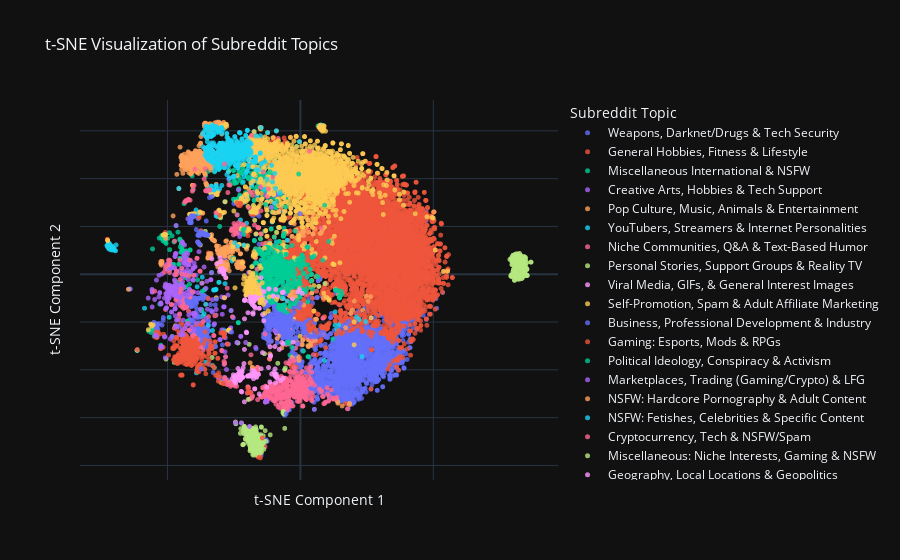

The notebook cell saved with this chart:
### Markdown cell above
After looking at the example subreddit's names we can give meaningful labl to each cluster in order to have a better understanding on the plot

### Code cell
label_map = {
    # --- HIGH CLARITY: Distinct Topics ---
    '8': 'Geography, Local Locations & Geopolitics',
    '15': 'Viral Media, GIFs, & General Interest Images',
    '33': 'NSFW: Fetishes, Celebrities & Specific Content',
    '42': 'Business, Professional Development & Industry',
    '84': 'Gaming: Esports, Mods & RPGs',
    '89': 'Marketplaces, Trading (Gaming/Crypto) & LFG',
    '93': 'YouTubers, Streamers & Internet Personalities',
    '101': 'Political Ideology, Conspiracy & Activism',
    '107': 'NSFW: Hardcore Pornography & Adult Content',
    '108': 'Fantasy Art, Concept Art & My Little Pony Fandom',
    '149': 'Political News, Parties & Social Theory',
    '23': 'Self-Promotion, Spam & Adult Affiliate Marketing',

    # --- MEDIUM CLARITY: Broader Themes & Mixed Groups ---
    '0': 'Miscellaneous: Niche Interests, Gaming & NSFW',
    '1': 'Weapons, Darknet/Drugs & Tech Security',
    '18': 'Personal Stories, Support Groups & Reality TV',
    '21': 'Cryptocurrency, Tech & NSFW/Spam',
    '25': 'Niche Communities, Q&A & Text-Based Humor',
    '46': 'General Hobbies, Fitness & Lifestyle',
    '81': 'Creative Arts, Hobbies & Tech Support',
    '102': 'Pop Culture, Music, Animals & Entertainment',
    '142': 'Miscellaneous International & NSFW'
}

# --- Now, we plot using the assigned labels ---

pl.plot_labeled_cluster_map(tsne_df, label_map)

### Figure 1 — Plotly figure (JSON) as saved in the notebook; plotly's stock layout.template omitted (floating-point values rounded to 4 significant figures; data arrays with more than 128 entries replaced by an {"elided": "..."} marker saying what was removed)
{"data": [{"hovertemplate": "<b>%{hovertext}</b><br><br>Topic=Weapons, Darknet/Drugs & Tech Security<br>tsne_x=%{x}<br>tsne_y=%{y}<extra></extra>", "hovertext": {"elided": "2123 str values"}, "legendgroup": "Weapons, Darknet/Drugs & Tech Security", "marker": {"color": "#636efa", "opacity": 0.8, "size": 5, "symbol": "circle"}, "mode": "markers", "name": "Weapons, Darknet/Drugs & Tech Security", "showlegend": true, "type": "scattergl", "x": {"elided": "2123 float values"}, "xaxis": "x", "y": {"elided": "2123 float values"}, "yaxis": "y"}, {"hovertemplate": "<b>%{hovertext}</b><br><br>Topic=General Hobbies, Fitness & Lifestyle<br>tsne_x=%{x}<br>tsne_y=%{y}<extra></extra>", "hovertext": {"elided": "4837 str values"}, "legendgroup": "General Hobbies, Fitness & Lifestyle", "marker": {"color": "#EF553B", "opacity": 0.8, "size": 5, "symbol": "circle"}, "mode": "markers", "name": "General Hobbies, Fitness & Lifestyle", "showlegend": true, "type": "scattergl", "x": {"elided": "4837 float values"}, "xaxis": "x", "y": {"elided": "4837 float values"}, "yaxis": "y"}, {"hovertemplate": "<b>%{hovertext}</b><br><br>Topic=Miscellaneous International & NSFW<br>tsne_x=%{x}<br>tsne_y=%{y}<extra></extra>", "hovertext": {"elided": "284 str values"}, "legendgroup": "Miscellaneous International & NSFW", "marker": {"color": "#00cc96", "opacity": 0.8, "size": 5, "symbol": "circle"}, "mode": "markers", "name": "Miscellaneous International & NSFW", "showlegend": true, "type": "scattergl", "x": {"elided": "284 float values"}, "xaxis": "x", "y": {"elided": "284 float values"}, "yaxis": "y"}, {"hovertemplate": "<b>%{hovertext}</b><br><br>Topic=Creative Arts, Hobbies & Tech Support<br>tsne_x=%{x}<br>tsne_y=%{y}<extra></extra>", "hovertext": ["amrsucks", "ironkal", "mercadoviagens", "devz_skillz", "starbell", "youtuberscsgo", "gunsforsale", "canadaweedstocks", "buildapcsalesuk", "worldwhisky", "polishgauntlet", "seanhaynes", "rstoenail", "thegreatsub", "gonewild_secrets", "contests", "buzzviral", "adultland2013", "pornamigo", "pornofrance", "ircuckold", "tutorials", "saviik", "winbeta", "bspn", "ppopular", "subscriptionboxes", "perl", "winthings", "inukraine", "soapboxbanhammer", "happy_wars", "uscontenders", "evenmorensfwhotpics", "hearthstonecalendar", "sarv", "diaperpin", "prepareforchange", "hipstergold", "vonhaesslerdoctrine", "kidsvideos", "redeveloped", "jhartifttt", "olsonator40", "youtube_recommended", "beautifulcelebrities", "denisyakovlev", "scotch", "eliteantal", "youtube1", "hugofdeathrecovery", "beautifulcars", "memesirl", "navidad", "3dprintingforum", "lacslives", "weakendgunnit", "knife_swap", "goodnewsentertainment", "theattackpile", "mombloggers", "grizzlywan", "gophersvideos", "formylover", "amateurspread", "uofcmm", "lyrics", "fulltvshowsonanything", "newtuberscollab", "whiprs", "crossview", "fracturedrs", "stocknewsusa", "aaasex", "nightc0re", "youtube_video_posts", "beerreviews", "platy", "romanialibera", "tveh", "nofapchristians", "infowars", "100movies365days", "dmnews", "freemanrs", "eltp", "cttandcotwitter", "lolwut_oo", "nowyoureallyseeme", "spacegamejunkie", "sitecore", "gonzo_hotporn_hq", "ntsb_database", "svart", "japanese_porn_new", "fetishworldtaverntwo", "jraw_testing2", "rsdevilmaycry", "classicmetal", "netrunners", "videojuegos", "mobiglas", "mubb", "progamingstar", "coolcarsforsale", "psychologyofsex", "sweepstake", "mattepainting", "videostop", "runeswap", "fitnesscirclejerk", "actiondesign", "amateurblondeparlor", "betalist", "aviationpics", "ethicalevidence", "stotest2", "tvkeg", "3rb", "vidmeos", "youtubeviews", "onlinesex", "brunetteamateurloves", "rfactor2", "gropio", "ioscheaters", "myweather", "danzilona"], "legendgroup": "Creative Arts, Hobbies & Tech Support", "marker": {"color": "#ab63fa", "opacity": 0.8, "size": 5, "symbol": "circle"}, "mode": "markers", "name": "Creative Arts, Hobbies & Tech Support", "showlegend": true, "type": "scattergl", "x": [-19.47, -47.25, -47.26, -12.96, -42.26, -52.61, -17.23, -42.04, -31.68, -26.37, -28.7, -49.13, -31.73, -43.02, -8.03, -28.66, -40.4, -47.39, -42.83, -40.02, -50.54, -41.32, -44.58, -42.91, -47.46, -40.02, -28.71, -43.77, -28.74, -5.772, -47.41, -34.99, -27.59, -42.2, -52.44, -40.36, -39.76, -44.51, -8.004, -42.51, -20.4, -49.26, -53.19, -48.07, -26.43, -46.97, -40.44, -26.2, -46.67, -26.43, -14.54, -46.93, -39.65, -30.29, -6.148, -47.27, -42.74, -27.81, -43.65, -43.35, -9.272, -42.82, -33.49, -26.97, -47.84, -33.09, -11.08, -35.55, -26.53, -43.54, -44.31, -47.05, -44.28, -42.49, -42.37, -26.47, -8.803, -8.725, -6.997, -29.6, -55.78, -57.26, -28.47, -10.19, -43.69, -27.49, -49.69, -31.65, -46.77, -49.18, -43.61, -41.74, -47.35, -38.69, -45.5, -29.58, -41.32, -46.91, -26.12, -23.29, -30.23, -33.14, -10.95, -43.82, -7.726, -44.42, -28.68, -14.28, -54.16, -44.12, -41.9, -42.26, -47.18, -36.25, -27.24, -42.32, -29.4, -48.57, -46.78, -26.47, -26.38, -43.24, -47.18, -28.27, -38.55, -43.11, -30.93, -32.19], "xaxis": "x", "y": [0.8371, -3.056, -6.118, 33.22, 4.051, -30.88, -47.92, 3.935, -14.72, -22.64, -37.71, 4.806, -17.09, 3.766, 26.3, -9.833, 2.474, -0.1965, 4.994, -0.4083, 4.042, 5.733, -1.323, 8.919, -6.825, 4.7, -9.739, 5.755, -9.854, 26.51, 2.712, -14.65, -29.16, -2.256, -12.44, 2.685, 3.127, 13.57, -23.22, 1.845, -24.18, 1.761, -0.4475, -5.096, -23.83, 8.57, 2.2, -22.41, -26.37, -23.85, 37.04, 8.684, 3.162, -27.38, 34.4, 2.677, 6.626, -39.88, 4.844, 4.838, -22.6, 0.4744, 0.5961, 39.83, -6.616, -10.65, 35.34, -5.882, -24.04, 0.2167, 13.1, -4.727, 1.462, 8.451, 0.2861, -23.89, -26.84, 33.35, -13.09, -23.34, -13.68, -9.985, 6.568, 33.1, 7.017, -29.22, -4.681, -10.38, 20.38, 3.618, 12.23, -6.388, -2.332, 13.53, 1.346, -9.49, 1.047, -3.916, -15.2, 35.27, -27.34, -15.82, 27.98, 7.795, -25.61, 0.1922, -9.828, 36.37, -2.455, 4.583, 3.955, 5.655, 7.434, 3.031, -8.719, 23.18, -16.75, -5.321, 8.573, -24.0, -23.93, 0.6843, 7.448, -26.6, -7.704, 5.334, -43.34, -17.39], "yaxis": "y"}, {"hovertemplate": "<b>%{hovertext}</b><br><br>Topic=Pop Culture, Music, Animals & Entertainment<br>tsne_x=%{x}<br>tsne_y=%{y}<extra></extra>", "hovertext": {"elided": "388 str values"}, "legendgroup": "Pop Culture, Music, Animals & Entertainment", "marker": {"color": "#FFA15A", "opacity": 0.8, "size": 5, "symbol": "circle"}, "mode": "markers", "name": "Pop Culture, Music, Animals & Entertainment", "showlegend": true, "type": "scattergl", "x": {"elided": "388 float values"}, "xaxis": "x", "y": {"elided": "388 float values"}, "yaxis": "y"}, {"hovertemplate": "<b>%{hovertext}</b><br><br>Topic=YouTubers, Streamers & Internet Personalities<br>tsne_x=%{x}<br>tsne_y=%{y}<extra></extra>", "hovertext": {"elided": "175 str values"}, "legendgroup": "YouTubers, Streamers & Internet Personalities", "marker": {"color": "#19d3f3", "opacity": 0.8, "size": 5, "symbol": "circle"}, "mode": "markers", "name": "YouTubers, Streamers & Internet Personalities", "showlegend": true, "type": "scattergl", "x": {"elided": "175 float values"}, "xaxis": "x", "y": {"elided": "175 float values"}, "yaxis": "y"}, {"hovertemplate": "<b>%{hovertext}</b><br><br>Topic=Niche Communities, Q&A & Text-Based Humor<br>tsne_x=%{x}<br>tsne_y=%{y}<extra></extra>", "hovertext": {"elided": "516 str values"}, "legendgroup": "Niche Communities, Q&A & Text-Based Humor", "marker": {"color": "#FF6692", "opacity": 0.8, "size": 5, "symbol": "circle"}, "mode": "markers", "name": "Niche Communities, Q&A & Text-Based Humor", "showlegend": true, "type": "scattergl", "x": {"elided": "516 float values"}, "xaxis": "x", "y": {"elided": "516 float values"}, "yaxis": "y"}, {"hovertemplate": "<b>%{hovertext}</b><br><br>Topic=Personal Stories, Support Groups & Reality TV<br>tsne_x=%{x}<br>tsne_y=%{y}<extra></extra>", "hovertext": {"elided": "246 str values"}, "legendgroup": "Personal Stories, Support Groups & Reality TV", "marker": {"color": "#B6E880", "opacity": 0.8, "size": 5, "symbol": "circle"}, "mode": "markers", "name": "Personal Stories, Support Groups & Reality TV", "showlegend": true, "type": "scattergl", "x": {"elided": "246 float values"}, "xaxis": "x", "y": {"elided": "246 float values"}, "yaxis": "y"}, {"hovertemplate": "<b>%{hovertext}</b><br><br>Topic=Viral Media, GIFs, & General Interest Images<br>tsne_x=%{x}<br>tsne_y=%{y}<extra></extra>", "hovertext": ["brokengifs", "kitty", "therewasanattempt", "labrador", "dashcamgifs", "illusionporn", "babybigcatgifs", "birdswitharms", "whitepeoplegifs", "fifthworldpics", "idiotsfightingthings", "americandad", "tuckedinkitties", "bordercollie", "thingsforants", "yesyesyesyesno", "gonwild", "dambgifs", "funnysigns", "skylineporn", "ecards", "osha", "againstkarmawhores", "imagestabilization", "spiderbro", "rockhounds", "thalassophobia", "happycrowds", "climbingcirclejerk", "sketchcomedy", "instant_regret", "picturechallenge", "naturepics", "holdmycosmo", "savagegarden", "destructionporn", "foxes", "supershibe", "autumnporn", "skydiving", "lol", "wigglebutts", "unorthodog", "shiba", "catgifs", "treknobabble", "sfwporngifs", "doge", "dogswearinghats", "catbellies", "beachporn", "televisionquotes", "pranks", "hifw", "onetruegod", "cozyplaces", "ifiwonthelottery", "ghettoglamourshots", "wellthatsucks", "greyhounds", "thatpeelingfeeling", "indianpeoplefacebook", "behindthegifs", "eyes", "drunkencookery", "accidentalcomedy", "blackcats", "mrw", "cabinporn", "glocks", "beforenafteradoption", "hitmanimals", "natureisfuckinglit", "educationalgifs", "catslaps", "bizarrebuildings", "punny", "spiders", "cutouts", "ladybonersgonecuddly", "bakedart", "unexpectedthuglife", "steampunk", "breathless", "mommit", "whatsthisbird", "greatdanes", "trippy", "sportsarefun", "bettereveryloop"], "legendgroup": "Viral Media, GIFs, & General Interest Images", "marker": {"color": "#FF97FF", "opacity": 0.8, "size": 5, "symbol": "circle"}, "mode": "markers", "name": "Viral Media, GIFs, & General Interest Images", "showlegend": true, "type": "scattergl", "x": [-24.98, -30.41, -22.68, -19.74, -29.52, -23.76, -29.83, -24.25, -22.48, -24.76, -22.88, -25.67, -19.63, -18.94, -22.5, -29.33, -29.61, -29.93, -21.96, -28.78, -31.52, -21.85, -14.76, -23.92, -22.51, -15.74, -22.15, -11.2, -2.974, -20.28, -22.32, -16.01, -28.84, -29.25, -16.47, -28.13, -22.52, -24.24, -28.84, -12.63, -21.94, -19.33, -17.35, -19.08, -22.44, -33.34, -25.26, -24.26, -17.1, -19.72, -28.84, -30.26, -20.24, -21.91, -22.86, -23.47, -18.2, -17.4, -22.41, -18.22, -24.4, 6.706, -24.36, -8.992, -17.48, -24.8, -19.92, -21.82, -28.98, -17.19, -17.06, -30.2, -22.56, -23.02, -29.85, -28.59, -21.67, -22.86, -24.31, -18.7, -17.05, -24.67, -21.24, -28.81, -15.5, -17.64, -17.83, -21.5, -11.26, -22.32], "xaxis": "x", "y": [-42.72, 1.099, -42.35, -42.6, 1.583, -41.96, 1.716, -43.12, -42.05, -43.1, -41.43, -43.65, -42.45, -42.58, -43.53, 2.326, 2.372, 5.164, -40.89, -0.004828, 4.322, -43.18, -39.52, -42.95, -44.05, -41.89, -43.35, -34.31, -10.41, -24.45, -41.97, -41.88, 0.03075, 1.948, -43.08, -1.396, -41.13, -43.24, 0.05695, -47.23, -40.4, -42.67, -40.85, -42.26, -41.39, 6.451, -42.11, -43.56, -41.37, -42.52, 0.04662, 6.904, -24.39, -42.85, -44.15, -39.45, -40.32, -40.51, -41.73, -42.6, -45.53, -2.734, -43.12, -24.68, -40.71, -44.73, -42.67, -42.98, 0.7055, -47.95, -41.68, 2.23, -41.51, -40.85, 1.595, 1.409, -43.16, -44.44, -42.41, -41.94, -41.82, -44.64, -37.38, 0.01119, -50.1, -43.71, -42.33, -39.03, -33.94, -42.81], "yaxis": "y"}, {"hovertemplate": "<b>%{hovertext}</b><br><br>Topic=Self-Promotion, Spam & Adult Affiliate Marketing<br>tsne_x=%{x}<br>tsne_y=%{y}<extra></extra>", "hovertext": {"elided": "1677 str values"}, "legendgroup": "Self-Promotion, Spam & Adult Affiliate Marketing", "marker": {"color": "#FECB52", "opacity": 0.8, "size": 5, "symbol": "circle"}, "mode": "markers", "name": "Self-Promotion, Spam & Adult Affiliate Marketing", "showlegend": true, "type": "scattergl", "x": {"elided": "1677 float values"}, "xaxis": "x", "y": {"elided": "1677 float values"}, "yaxis": "y"}, {"hovertemplate": "<b>%{hovertext}</b><br><br>Topic=Business, Professional Development & Industry<br>tsne_x=%{x}<br>tsne_y=%{y}<extra></extra>", "hovertext": {"elided": "286 str values"}, "legendgroup": "Business, Professional Development & Industry", "marker": {"color": "#636efa", "opacity": 0.8, "size": 5, "symbol": "circle"}, "mode": "markers", "name": "Business, Professional Development & Industry", "showlegend": true, "type": "scattergl", "x": {"elided": "286 float values"}, "xaxis": "x", "y": {"elided": "286 float values"}, "yaxis": "y"}, {"hovertemplate": "<b>%{hovertext}</b><br><br>Topic=Gaming: Esports, Mods & RPGs<br>tsne_x=%{x}<br>tsne_y=%{y}<extra></extra>", "hovertext": {"elided": "335 str values"}, "legendgroup": "Gaming: Esports, Mods & RPGs", "marker": {"color": "#EF553B", "opacity": 0.8, "size": 5, "symbol": "circle"}, "mode": "markers", "name": "Gaming: Esports, Mods & RPGs", "showlegend": true, "type": "scattergl", "x": {"elided": "335 float values"}, "xaxis": "x", "y": {"elided": "335 float values"}, "yaxis": "y"}, {"hovertemplate": "<b>%{hovertext}</b><br><br>Topic=Political Ideology, Conspiracy & Activism<br>tsne_x=%{x}<br>tsne_y=%{y}<extra></extra>", "hovertext": {"elided": "542 str values"}, "legendgroup": "Political Ideology, Conspiracy & Activism", "marker": {"color": "#00cc96", "opacity": 0.8, "size": 5, "symbol": "circle"}, "mode": "markers", "name": "Political Ideology, Conspiracy & Activism", "showlegend": true, "type": "scattergl", "x": {"elided": "542 float values"}, "xaxis": "x", "y": {"elided": "542 float values"}, "yaxis": "y"}, {"hovertemplate": "<b>%{hovertext}</b><br><br>Topic=Marketplaces, Trading (Gaming/Crypto) & LFG<br>tsne_x=%{x}<br>tsne_y=%{y}<extra></extra>", "hovertext": {"elided": "164 str values"}, "legendgroup": "Marketplaces, Trading (Gaming/Crypto) & LFG", "marker": {"color": "#ab63fa", "opacity": 0.8, "size": 5, "symbol": "circle"}, "mode": "markers", "name": "Marketplaces, Trading (Gaming/Crypto) & LFG", "showlegend": true, "type": "scattergl", "x": {"elided": "164 float values"}, "xaxis": "x", "y": {"elided": "164 float values"}, "yaxis": "y"}, {"hovertemplate": "<b>%{hovertext}</b><br><br>Topic=NSFW: Hardcore Pornography & Adult Content<br>tsne_x=%{x}<br>tsne_y=%{y}<extra></extra>", "hovertext": {"elided": "254 str values"}, "legendgroup": "NSFW: Hardcore Pornography & Adult Content", "marker": {"color": "#FFA15A", "opacity": 0.8, "size": 5, "symbol": "circle"}, "mode": "markers", "name": "NSFW: Hardcore Pornography & Adult Content", "showlegend": true, "type": "scattergl", "x": {"elided": "254 float values"}, "xaxis": "x", "y": {"elided": "254 float values"}, "yaxis": "y"}, {"hovertemplate": "<b>%{hovertext}</b><br><br>Topic=NSFW: Fetishes, Celebrities & Specific Content<br>tsne_x=%{x}<br>tsne_y=%{y}<extra></extra>", "hovertext": {"elided": "477 str values"}, "legendgroup": "NSFW: Fetishes, Celebrities & Specific Content", "marker": {"color": "#19d3f3", "opacity": 0.8, "size": 5, "symbol": "circle"}, "mode": "markers", "name": "NSFW: Fetishes, Celebrities & Specific Content", "showlegend": true, "type": "scattergl", "x": {"elided": "477 float values"}, "xaxis": "x", "y": {"elided": "477 float values"}, "yaxis": "y"}, {"hovertemplate": "<b>%{hovertext}</b><br><br>Topic=Cryptocurrency, Tech & NSFW/Spam<br>tsne_x=%{x}<br>tsne_y=%{y}<extra></extra>", "hovertext": ["aidanturner", "resexy", "whitesuit", "againstfeminism", "bravo_vids", "bsindia", "overwatchpornhentai", "arobond", "favsub", "allmyporncollection", "a858de45f56d9bc9", "peertopeerlendingus", "huddlemagazine", "bilingual", "overwatchrule34porn", "tradcatknight", "gayporno", "taglines", "tvideo", "tonewsto", "abuseinterrupted", "thebrainstorm", "switchbacksfc", "ticklepaws", "hentaifanclub", "fitmit", "crewiser", "bitmarket", "internetcomics", "extremeweather", "universalgeek", "xxxtube4mobile", "watchseries", "kalletarknark", "dormirmoinsbete", "bitcoinxt", "hotcuckoldvideos", "pussyjuicy", "nsfw_sex_industry", "icelev", "sacfood", "connectedcareers", "imagepic", "baltimoremedia", "naruto_hentai", "lalna", "laboum", "pantheonmmo", "occupynjit", "moneylaundering", "altcoin", "raocflair", "geekpage", "coolnewtech", "pinoynewsonline", "guro", "deepmolewire", "animebooty", "bravo_nsfw", "smokinhotgirls", "gamecheatapp", "iptv", "pokeporn", "ouluursalog", "divigations", "litecoinmining", "dogecoinbeg", "namednudegirlsforall", "bdsmnsfw", "fapfap", "mindcrackandfriends", "ancap_videos", "nxt", "absolutist_", "rapunnzle", "guthixmark1", "rs_lebareslep", "rule34feet", "link", "chinalaw", "quarkcoin", "bestoflesbians", "wickedhotchicks", "leagueoflegendsvids", "bitcoinuk", "sjin", "monstercatarchive", "currentgeek", "animefeet", "nekomimi", "checkoutstore", "whereverjobs", "anthroclop", "getyourshittogetherx", "dashpay", "darkjedibrotherhood", "bigfinish", "drkcoin", "videosancto", "argirc", "darkdracona", "guide2free", "sevenstore", "whatsthatproduct", "ahegao", "cuckolded", "greatfist", "truecomicbooks", "nuzlockedrs", "fitdrawngirls", "littlenews"], "legendgroup": "Cryptocurrency, Tech & NSFW/Spam", "marker": {"color": "#FF6692", "opacity": 0.8, "size": 5, "symbol": "circle"}, "mode": "markers", "name": "Cryptocurrency, Tech & NSFW/Spam", "showlegend": true, "type": "scattergl", "x": [-36.22, -43.4, -13.94, -16.91, -37.78, -23.77, -48.53, -43.12, -10.39, -49.25, -50.81, -41.78, -43.15, -12.08, -48.53, -45.3, -40.02, -46.59, -25.17, -23.76, -49.41, -38.91, -21.4, -27.31, -44.67, -42.19, -40.65, -25.8, -42.15, -14.17, -23.33, -39.71, -17.98, -24.66, -49.52, -25.78, -24.53, -26.94, -18.39, -45.25, -42.08, 3.383, -44.9, -24.0, -34.99, -46.65, -19.36, -24.44, -51.18, -14.86, -24.65, -41.52, -14.84, -45.46, -18.91, -31.78, -37.78, -34.26, -37.77, -41.6, -28.6, -13.31, -35.67, -45.4, -44.59, -25.5, -26.06, -12.51, -50.62, -35.26, -14.98, -16.31, -24.85, -40.68, -36.63, -49.11, -54.82, -35.58, -26.49, -17.29, -24.31, -40.36, -49.65, -17.91, -24.43, -16.0, -43.17, -38.94, -35.31, -34.11, -22.2, -25.58, -35.05, -46.61, -25.75, -37.4, 7.848, -25.14, -24.04, -40.06, -27.55, -47.08, -23.82, -42.58, -35.17, -15.81, -43.52, -24.97, -47.31, -35.32, -35.85], "xaxis": "x", "y": [39.9, 30.25, 42.77, 6.811, 1.296, 17.12, -12.69, -0.3488, 40.59, 0.7426, 2.43, -0.6935, 30.48, 35.71, -12.69, -2.279, 37.16, 1.235, 16.47, 19.94, 5.914, 6.681, 20.72, 34.18, 2.528, 31.12, 34.75, 18.43, 31.37, 12.73, 21.53, 43.94, 34.27, 20.21, 4.213, 19.05, 16.98, 37.42, 58.08, -7.563, 31.16, 51.45, -6.11, 19.0, 34.79, -0.1108, 27.77, 17.42, 0.969, 16.91, 18.88, 30.97, 26.53, -16.6, 34.37, 25.73, 1.283, 35.39, 1.312, 5.895, 46.11, -25.02, 34.93, 6.014, 0.07844, 18.43, 18.29, 32.42, 3.387, 34.99, 36.33, 2.157, 18.84, -7.309, -19.76, 5.712, -7.075, 34.93, 37.3, 20.59, 19.22, 35.63, 5.812, 33.0, 18.95, 19.58, 30.76, 6.678, 35.03, 35.37, 21.02, -17.8, 35.01, 1.27, 19.01, 18.17, 19.41, 18.69, 20.35, -0.4703, -5.823, -0.07849, 24.8, 31.0, 35.09, 19.37, 30.16, 21.21, 13.85, 35.04, 44.14], "yaxis": "y"}, {"hovertemplate": "<b>%{hovertext}</b><br><br>Topic=Miscellaneous: Niche Interests, Gaming & NSFW<br>tsne_x=%{x}<br>tsne_y=%{y}<extra></extra>", "hovertext": {"elided": "236 str values"}, "legendgroup": "Miscellaneous: Niche Interests, Gaming & NSFW", "marker": {"color": "#B6E880", "opacity": 0.8, "size": 5, "symbol": "circle"}, "mode": "markers", "name": "Miscellaneous: Niche Interests, Gaming & NSFW", "showlegend": true, "type": "scattergl", "x": {"elided": "236 float values"}, "xaxis": "x", "y": {"elided": "236 float values"}, "yaxis": "y"}, {"hovertemplate": "<b>%{hovertext}</b><br><br>Topic=Geography, Local Locations & Geopolitics<br>tsne_x=%{x}<br>tsne_y=%{y}<extra></extra>", "hovertext": ["wwi", "cosmology", "logophilia", "memphis", "vagabond", "gay", "theoryofreddit", "invasivespecies", "energystorage", "oakland", "dumptrump", "businessnews", "uscivilwar", "truepolitics", "usnews2", "archeology", "uber", "bostontrees", "boise", "rtlsdr", "dublin", "ohio", "militaryhistory", "northkorea", "ausfinance", "baylor", "elonmusk", "lasvegas", "satire", "antitrumpalliance", "saskatchewan", "virginia", "sustainable", "ancientrome", "advancedfitness", "providence", "okc", "chapotraphouse", "kansas", "veg", "datasets", "psychiatry", "canadianforces", "socialengineering", "socialscience", "deutschland", "abolish", "artistgrants", "tacoma", "philosophyofscience", "makingamurderer", "fuckthealtright", "alaska", "refugees", "environmental_science", "classicbaseball", "amsterdam", "publiclands", "battlepaintings", "disability", "marchforscience", "academicbiblical", "manchester", "genetics", "solarenergy", "huntsvillealabama", "lifeaquatic", "irstudies", "frugallearning", "survival", "nativeamerican", "broadway", "wichita", "utah", "nazihunting", "mars", "austinbeer", "manprovement", "nevada", "politicalscience", "southjersey", "kenya", "socialwork", "nonprofit", "abortion", "wroteabook", "writers", "paleonews", "geography", "hawaiigardening", "nycbike", "yosemite", "longbeach", "microbiome", "newyorkcity", "ushistory", "neutralpolitics", "nychistory", "shanghai", "badpharma", "openchristian", "opera", "uknews", "bikela", "michiganwolverines"], "legendgroup": "Geography, Local Locations & Geopolitics", "marker": {"color": "#FF97FF", "opacity": 0.8, "size": 5, "symbol": "circle"}, "mode": "markers", "name": "Geography, Local Locations & Geopolitics", "showlegend": true, "type": "scattergl", "x": [-6.757, -17.34, -22.07, -9.546, -7.387, -18.46, -22.28, -18.53, -11.85, -17.41, -17.29, -16.08, -6.789, -13.64, -14.58, -16.45, -9.95, -6.456, -8.727, -17.41, -8.605, -20.94, -15.26, -18.04, -21.05, -9.548, -17.19, -9.434, -20.91, -20.39, -10.35, -20.91, -18.5, -16.7, -6.53, -9.558, -9.371, -20.02, -21.0, -18.2, -16.97, -17.41, -10.07, -14.14, -17.8, -19.73, -19.09, -9.314, -9.01, -17.76, -9.054, -20.52, -10.83, -15.1, -17.43, -0.3707, -11.53, -18.78, -6.432, -17.68, -17.28, -15.46, -17.82, -18.16, -11.86, -9.355, -18.2, -15.45, -16.51, -12.0, -19.44, -9.595, -9.169, -21.06, -19.19, -17.84, -0.9594, -7.006, -15.46, -15.49, -14.83, -13.17, -9.376, -14.22, -16.54, -13.81, -21.08, -18.4, -18.43, -18.2, -11.43, -2.76, -9.301, -18.37, -15.01, -18.41, -21.09, -14.9, -17.83, -14.29, -16.48, -7.935, -16.02, 0.703, -14.27], "xaxis": "x", "y": [-7.686, -10.4, -49.23, -42.52, -44.46, -11.4, -49.04, -9.701, -6.139, -8.853, -8.448, -8.221, -7.601, -7.267, -7.023, -10.01, -40.96, -43.41, -43.44, -13.43, -9.435, -10.92, -8.959, -12.76, -18.64, -39.61, -13.59, -41.95, -10.7, -8.681, -9.07, -10.81, -6.765, -10.41, -29.14, -41.78, -42.12, -7.36, -10.79, -10.05, -14.19, -11.29, -9.277, -9.449, -8.159, -16.09, -9.116, -6.354, -42.56, -10.38, -41.78, -8.714, -41.76, -10.15, -10.27, -6.525, -45.08, -10.15, -7.47, -11.52, -9.547, -5.576, -16.1, -11.25, -6.125, -42.62, -10.12, -14.27, -9.447, -39.01, -11.15, -30.26, -42.66, -10.99, -8.944, -11.14, -7.468, -28.54, -8.848, -14.22, -1.441, -11.4, -45.47, -16.91, -9.329, -19.49, -31.45, -9.735, -12.09, -9.106, -30.36, -28.47, -42.55, -10.93, -8.962, -10.34, -53.37, -9.311, -16.7, -7.372, -5.897, -31.45, -10.06, -7.995, -32.79], "yaxis": "y"}, {"hovertemplate": "<b>%{hovertext}</b><br><br>Topic=Political News, Parties & Social Theory<br>tsne_x=%{x}<br>tsne_y=%{y}<extra></extra>", "hovertext": ["conspiracyx", "freespeech", "therecordcorrected", "anarchy", "democratsunbiased", "timetolegalize", "mh17", "liberalgunowners", "fracking", "open_news", "swinghouse", "econla", "sandersmedia", "gmoinfo", "sunlight", "radicalchristianity", "thenewcoldwar", "greed", "statehousenews", "mhoc", "libertarianmeme", "editorialcartoons", "techsnap", "republicofpolitics", "agitation", "gearforguys", "hbd", "esperanto", "tea_party", "thedavidpakmanshow", "europeans", "techwar", "blackcrimematters", "intellectualproperty", "orthodoxchristianity", "communism101", "the_wilders", "bibleprophecy", "allrussia", "libertarianca", "thepopcornstand", "britishpolitics", "fortradio", "slatestarcodex", "truthleaks", "pettybickering", "menaconflicts", "nocorporations", "grassrootsselect", "austrian_economics", "whitebeauty", "gentilesunited", "polit", "allpolitics", "conventionofstates", "euromigration", "cascadia", "internationalnews", "israelpalestine", "whowillbuildtheroads", "brexit", "liberaldegeneracy", "lesscredibledefence", "rightwinglgbt", "rojava", "israelexposed", "unagenda21", "marco_rubio", "ourpresident", "spiritfilledbelievers", "dominican", "chomsky", "dgu", "fortaskreddit", "haiti", "politicaltech", "socialanarchism", "xmyrporn", "newsofthenra", "pissbeuponhim", "tumblratrest", "sorceryofthespectacle", "targetedenergyweapons", "censorship", "kasichforpresident", "policebrutality", "libertarianhumor", "polacks", "communalists", "teaparty", "inthemorning", "c12879c823872f04", "wonderfulmusic", "qualitynews", "jmdugan", "fullstalinism", "curiousvideos", "identityirelandforum", "digitalcartel", "worldpoliticalhumour", "countermine", "socialist", "christian", "paleoconservative"], "legendgroup": "Political News, Parties & Social Theory", "marker": {"color": "#FECB52", "opacity": 0.8, "size": 5, "symbol": "circle"}, "mode": "markers", "name": "Political News, Parties & Social Theory", "showlegend": true, "type": "scattergl", "x": [-18.52, -20.16, -18.73, -18.46, -20.17, -17.99, -19.06, -18.57, -18.79, -16.22, -17.52, -17.74, -20.11, -18.47, -19.49, -17.03, -20.43, -18.9, -18.24, -17.9, -21.47, -18.71, -21.09, -17.43, -14.38, -15.33, -17.46, -8.939, -17.46, -20.05, -13.89, -18.39, -17.79, -17.78, -24.61, -20.91, -17.42, -16.41, -19.43, -17.48, -25.1, -20.52, -14.87, -15.58, -19.64, -19.05, -15.3, -20.22, -19.95, -17.38, -17.57, -19.63, -18.24, -16.8, -18.03, -17.64, -19.94, -16.18, -15.08, -19.38, -15.11, -17.52, -19.7, -13.57, -15.12, -20.54, -18.75, -17.98, -19.91, -16.25, -19.87, -19.87, -18.9, -21.3, -14.45, -18.19, -19.03, -20.18, -18.49, -17.13, -17.9, -20.2, -18.33, -19.88, -17.98, -17.22, -18.45, -16.87, -14.31, -18.01, -18.85, -12.07, -15.5, -16.4, -18.22, -11.78, -0.1018, -17.41, -19.77, -18.68, -13.35, -18.55, -15.86, -17.03], "xaxis": "x", "y": [-4.146, -5.12, -2.593, -4.095, -8.263, -7.737, -5.226, -1.367, -7.32, -7.543, -2.888, -4.822, -3.389, -6.612, -5.978, -5.924, -8.62, -7.131, -7.423, -2.345, -4.045, -5.393, -0.6436, -2.515, -3.56, 3.51, 8.327, -10.52, 9.457, -2.995, -12.56, -4.88, 7.501, -6.336, -5.69, -6.802, 8.13, -1.401, -3.634, -2.573, 6.238, -6.037, 2.577, -4.591, -3.35, 0.7556, -11.92, -5.636, -6.982, -4.285, 8.378, -3.728, -4.715, -3.61, -0.07467, 8.108, -7.142, -7.961, -10.67, -3.035, -8.247, 8.082, -6.053, 10.94, -11.78, -5.33, -1.972, -0.4214, -6.696, -5.796, -4.486, -6.169, -1.158, -1.87, -11.01, -4.681, -4.785, -1.578, -7.47, 8.334, 0.4577, -5.969, 3.118, -5.372, -0.4134, -5.034, -4.089, 8.335, -10.45, -0.4948, -2.541, -15.35, -7.344, -7.547, -5.329, -9.494, -25.94, 8.141, -3.087, -5.323, -16.26, -3.199, -6.537, 7.192], "yaxis": "y"}, {"hovertemplate": "<b>%{hovertext}</b><br><br>Topic=Fantasy Art, Concept Art & My Little Pony Fandom<br>tsne_x=%{x}<br>tsne_y=%{y}<extra></extra>", "hovertext": ["mylittleanime", "flutterbat", "inkedarts", "imaginaryportals", "mylittlehuman", "equestriandragons", "ariablaze", "theloudhouse", "imaginaryscience", "trueclop", "imaginarydwellings", "httyd", "flashsentry", "imaginarymiddleearth", "imaginaryarchers", "imaginaryaww", "imaginarylovers", "imaginarylesboners", "imaginaryworlds", "imaginarycowboys", "sweetie_belle", "thunderlane", "imaginarymountains", "vinylscratch", "imaginarywitcher", "ponyplushies", "mtgporn", "imaginaryaviation", "imaginarycolorscapes", "imaginaryweather", "mylittlenosleep", "fanart", "imaginaryfallout", "equestriagirls", "imaginarybakerst", "flurryheart", "imaginaryhogwarts", "imaginarycanyons", "batponies", "imaginarywizards", "celestia", "imaginarywarhammer", "conceptart", "royalguard", "best_tattoos", "spyro", "imaginarysanctuary", "imaginaryartifacts", "casino8", "gakinotsukai", "zoidberg", "adorableart", "mylittlegriffon", "mlpspike", "luna", "imaginaryspirits", "intrepidusgaming", "imaginaryvehicles", "reasonablefantasy", "imaginaryjedi", "mylittlemotorhead", "imaginaryknights", "illumineighti", "imaginarywalls", "mylittlealcoholic", "twilestia", "imaginarylakes", "marblepie", "imaginaryequestria", "imaginarywitches", "imaginarygoblins", "rainbow", "tinabelcher", "imaginarytowers", "applebloom", "imaginaryverse", "imaginarygotham", "imaginaryfuturism", "numberoneassistant", "imaginaryautumnscapes", "chrysalis", "zecora", "sonatadusk", "imaginaryelves", "imaginarysteampunk", "imaginarybehemoths", "afol", "mylittleonions", "animegirlswithglasses", "kagw", "imaginaryflora", "imaginarycityscapes", "mylittledaww", "imaginarytaverns", "imaginarywesteros", "roleplayponies"], "legendgroup": "Fantasy Art, Concept Art & My Little Pony Fandom", "marker": {"color": "#636efa", "opacity": 0.8, "size": 5, "symbol": "circle"}, "mode": "markers", "name": "Fantasy Art, Concept Art & My Little Pony Fandom", "showlegend": true, "type": "scattergl", "x": [-41.2, -41.12, -37.98, -36.31, -41.35, -41.24, -41.69, 18.21, -36.94, -34.21, -36.11, -39.17, -41.29, -37.2, -37.03, -38.1, -37.08, -34.75, -37.36, -36.24, -41.05, -40.99, -37.22, -41.28, -37.5, -41.35, -36.28, -36.14, -37.0, -36.51, -41.27, -38.48, -37.39, -41.51, -35.43, -40.92, -37.26, -35.47, -41.15, -37.21, -41.28, -38.17, -38.19, -40.85, -38.23, -37.27, -34.73, -35.93, -37.94, 3.837, -35.18, -37.9, -41.25, -41.17, -41.17, -36.43, -35.43, -37.49, -35.16, -38.58, -40.08, -37.49, -39.95, -35.27, -40.22, -40.85, -35.55, -40.89, -41.04, -37.84, -35.59, -35.9, -36.26, -35.83, -40.98, -35.5, -36.75, -36.84, -40.89, -35.91, -41.24, -40.87, -41.66, -37.64, -36.87, -37.61, 3.842, -40.74, -34.82, -33.26, -35.5, -38.39, -40.9, -36.48, -38.57, -41.23], "xaxis": "x", "y": [24.04, 23.26, 12.57, 16.81, 21.73, 22.52, 21.64, -19.76, 17.33, 32.07, 16.68, 18.7, 23.26, 16.91, 16.82, 16.85, 16.97, 16.32, 16.92, 16.59, 23.49, 24.45, 16.83, 22.85, 17.19, 21.95, 17.07, 16.53, 16.88, 16.88, 21.91, 13.47, 17.48, 21.6, 16.54, 23.89, 16.99, 16.54, 23.32, 16.87, 21.84, 17.36, 12.73, 24.38, 13.06, -39.62, 16.28, 16.73, 12.41, -25.85, 16.59, 16.12, 22.31, 23.08, 23.25, 16.79, 22.29, 16.8, 16.57, 16.31, 24.17, 16.85, 24.32, 16.49, 24.38, 24.19, 16.57, 24.42, 21.54, 16.88, 16.71, 16.35, 17.11, 16.62, 23.71, 16.59, 17.0, 16.74, 23.8, 16.69, 22.63, 24.05, 21.6, 16.94, 16.79, 16.87, -26.13, 24.42, 16.4, 32.55, 16.48, 16.57, 24.51, 16.91, 16.35, 23.24], "yaxis": "y"}], "layout": {"legend": {"title": {"text": "Subreddit Topic"}, "tracegroupgap": 0}, "title": {"text": "t-SNE Visualization of Subreddit Topics"}, "xaxis": {"anchor": "y", "domain": [0, 1], "showticklabels": false, "title": {"text": "t-SNE Component 1"}}, "yaxis": {"anchor": "x", "domain": [0, 1], "showticklabels": false, "title": {"text": "t-SNE Component 2"}}}}
